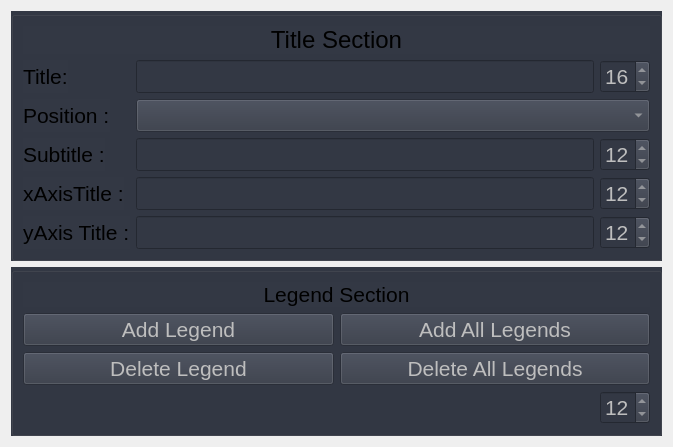
<?xml version="1.0" encoding="UTF-8"?>
<ui version="4.0">
 <class>Form</class>
 <widget class="QWidget" name="Form">
  <property name="geometry">
   <rect>
    <x>0</x>
    <y>0</y>
    <width>673</width>
    <height>447</height>
   </rect>
  </property>
  <property name="windowTitle">
   <string>Form</string>
  </property>
  <layout class="QVBoxLayout" name="verticalLayout">
   <item>
    <widget class="QGroupBox" name="groupBox">
     <property name="styleSheet">
      <string notr="true">background-color: rgb(51, 56, 68);</string>
     </property>
     <layout class="QFormLayout" name="formLayout_2">
      <item row="0" column="0" colspan="2">
       <widget class="QLabel" name="label_7">
        <property name="font">
         <font>
          <pointsize>18</pointsize>
         </font>
        </property>
        <property name="text">
         <string>Title Section</string>
        </property>
        <property name="alignment">
         <set>Qt::AlignCenter</set>
        </property>
       </widget>
      </item>
      <item row="1" column="0">
       <widget class="QLabel" name="label">
        <property name="font">
         <font>
          <pointsize>16</pointsize>
         </font>
        </property>
        <property name="text">
         <string>Title:</string>
        </property>
        <property name="alignment">
         <set>Qt::AlignLeading|Qt::AlignLeft|Qt::AlignVCenter</set>
        </property>
       </widget>
      </item>
      <item row="2" column="0">
       <widget class="QLabel" name="label_2">
        <property name="font">
         <font>
          <pointsize>16</pointsize>
         </font>
        </property>
        <property name="text">
         <string>Position :</string>
        </property>
       </widget>
      </item>
      <item row="3" column="0">
       <widget class="QLabel" name="label_3">
        <property name="font">
         <font>
          <pointsize>16</pointsize>
         </font>
        </property>
        <property name="text">
         <string>Subtitle :</string>
        </property>
       </widget>
      </item>
      <item row="4" column="0">
       <widget class="QLabel" name="label_5">
        <property name="font">
         <font>
          <pointsize>16</pointsize>
         </font>
        </property>
        <property name="text">
         <string>xAxisTitle :</string>
        </property>
       </widget>
      </item>
      <item row="5" column="0">
       <widget class="QLabel" name="label_6">
        <property name="font">
         <font>
          <pointsize>16</pointsize>
         </font>
        </property>
        <property name="text">
         <string>yAxis Title :</string>
        </property>
       </widget>
      </item>
      <item row="1" column="1">
       <layout class="QHBoxLayout" name="horizontalLayout">
        <item>
         <widget class="QLineEdit" name="le_title">
          <property name="enabled">
           <bool>false</bool>
          </property>
          <property name="font">
           <font>
            <pointsize>16</pointsize>
           </font>
          </property>
         </widget>
        </item>
        <item>
         <widget class="QSpinBox" name="sb_title">
          <property name="enabled">
           <bool>false</bool>
          </property>
          <property name="maximumSize">
           <size>
            <width>50</width>
            <height>16777215</height>
           </size>
          </property>
          <property name="font">
           <font>
            <pointsize>16</pointsize>
           </font>
          </property>
          <property name="maximum">
           <number>100</number>
          </property>
          <property name="value">
           <number>16</number>
          </property>
         </widget>
        </item>
       </layout>
      </item>
      <item row="2" column="1">
       <layout class="QHBoxLayout" name="horizontalLayout_3">
        <item>
         <widget class="QComboBox" name="cmb_pos">
          <property name="enabled">
           <bool>false</bool>
          </property>
          <property name="font">
           <font>
            <pointsize>16</pointsize>
           </font>
          </property>
         </widget>
        </item>
       </layout>
      </item>
      <item row="3" column="1">
       <layout class="QHBoxLayout" name="horizontalLayout_6">
        <item>
         <widget class="QLineEdit" name="le_subtitle">
          <property name="enabled">
           <bool>false</bool>
          </property>
          <property name="font">
           <font>
            <pointsize>16</pointsize>
           </font>
          </property>
         </widget>
        </item>
        <item>
         <widget class="QSpinBox" name="sb_subtitle">
          <property name="enabled">
           <bool>false</bool>
          </property>
          <property name="maximumSize">
           <size>
            <width>50</width>
            <height>16777215</height>
           </size>
          </property>
          <property name="font">
           <font>
            <pointsize>16</pointsize>
           </font>
          </property>
          <property name="maximum">
           <number>1000</number>
          </property>
          <property name="value">
           <number>12</number>
          </property>
         </widget>
        </item>
       </layout>
      </item>
      <item row="4" column="1">
       <layout class="QHBoxLayout" name="horizontalLayout_7">
        <item>
         <widget class="QLineEdit" name="le_xAxis">
          <property name="enabled">
           <bool>false</bool>
          </property>
          <property name="font">
           <font>
            <pointsize>16</pointsize>
           </font>
          </property>
         </widget>
        </item>
        <item>
         <widget class="QSpinBox" name="sb_xAxisTitle">
          <property name="enabled">
           <bool>false</bool>
          </property>
          <property name="maximumSize">
           <size>
            <width>50</width>
            <height>16777215</height>
           </size>
          </property>
          <property name="font">
           <font>
            <pointsize>16</pointsize>
           </font>
          </property>
          <property name="maximum">
           <number>1000</number>
          </property>
          <property name="value">
           <number>12</number>
          </property>
         </widget>
        </item>
       </layout>
      </item>
      <item row="5" column="1">
       <layout class="QHBoxLayout" name="horizontalLayout_8">
        <item>
         <widget class="QLineEdit" name="le_yAxis">
          <property name="enabled">
           <bool>false</bool>
          </property>
          <property name="font">
           <font>
            <pointsize>16</pointsize>
           </font>
          </property>
         </widget>
        </item>
        <item>
         <widget class="QSpinBox" name="sb_yAxisTitle">
          <property name="enabled">
           <bool>false</bool>
          </property>
          <property name="maximumSize">
           <size>
            <width>50</width>
            <height>16777215</height>
           </size>
          </property>
          <property name="font">
           <font>
            <pointsize>16</pointsize>
           </font>
          </property>
          <property name="maximum">
           <number>1000</number>
          </property>
          <property name="value">
           <number>12</number>
          </property>
         </widget>
        </item>
       </layout>
      </item>
     </layout>
    </widget>
   </item>
   <item>
    <widget class="QGroupBox" name="groupBox">
     <property name="styleSheet">
      <string notr="true">background-color: rgb(51, 56, 68);</string>
     </property>
     <layout class="QVBoxLayout" name="verticalLayout_3">
      <item>
       <widget class="QLabel" name="label_4">
        <property name="font">
         <font>
          <pointsize>16</pointsize>
         </font>
        </property>
        <property name="text">
         <string>Legend Section</string>
        </property>
        <property name="alignment">
         <set>Qt::AlignCenter</set>
        </property>
       </widget>
      </item>
      <item>
       <layout class="QHBoxLayout" name="horizontalLayout_5">
        <item>
         <widget class="QPushButton" name="pb_legend">
          <property name="enabled">
           <bool>false</bool>
          </property>
          <property name="font">
           <font>
            <pointsize>16</pointsize>
           </font>
          </property>
          <property name="statusTip">
           <string>Work with the position ComboBox</string>
          </property>
          <property name="text">
           <string>Add Legend</string>
          </property>
         </widget>
        </item>
        <item>
         <widget class="QPushButton" name="pb_legends">
          <property name="enabled">
           <bool>false</bool>
          </property>
          <property name="font">
           <font>
            <pointsize>16</pointsize>
           </font>
          </property>
          <property name="text">
           <string>Add All Legends</string>
          </property>
         </widget>
        </item>
       </layout>
      </item>
      <item>
       <layout class="QHBoxLayout" name="horizontalLayout_4">
        <item>
         <widget class="QPushButton" name="pb_deleteLegend">
          <property name="enabled">
           <bool>false</bool>
          </property>
          <property name="font">
           <font>
            <pointsize>16</pointsize>
           </font>
          </property>
          <property name="statusTip">
           <string>Work with the position ComboBox</string>
          </property>
          <property name="text">
           <string>Delete Legend</string>
          </property>
         </widget>
        </item>
        <item>
         <widget class="QPushButton" name="pb_deleteLegends">
          <property name="enabled">
           <bool>false</bool>
          </property>
          <property name="font">
           <font>
            <pointsize>16</pointsize>
           </font>
          </property>
          <property name="text">
           <string>Delete All Legends</string>
          </property>
         </widget>
        </item>
       </layout>
      </item>
      <item>
       <layout class="QHBoxLayout" name="horizontalLayout_2">
        <item>
         <spacer name="horizontalSpacer">
          <property name="orientation">
           <enum>Qt::Horizontal</enum>
          </property>
          <property name="sizeHint" stdset="0">
           <size>
            <width>40</width>
            <height>20</height>
           </size>
          </property>
         </spacer>
        </item>
        <item>
         <widget class="QSpinBox" name="sb_legend">
          <property name="enabled">
           <bool>false</bool>
          </property>
          <property name="maximumSize">
           <size>
            <width>50</width>
            <height>16777215</height>
           </size>
          </property>
          <property name="font">
           <font>
            <pointsize>16</pointsize>
           </font>
          </property>
          <property name="maximum">
           <number>1000</number>
          </property>
          <property name="value">
           <number>12</number>
          </property>
         </widget>
        </item>
       </layout>
      </item>
     </layout>
    </widget>
   </item>
   <item>
    <spacer name="verticalSpacer">
     <property name="orientation">
      <enum>Qt::Vertical</enum>
     </property>
     <property name="sizeHint" stdset="0">
      <size>
       <width>20</width>
       <height>40</height>
      </size>
     </property>
    </spacer>
   </item>
  </layout>
 </widget>
 <resources/>
 <connections/>
</ui>
